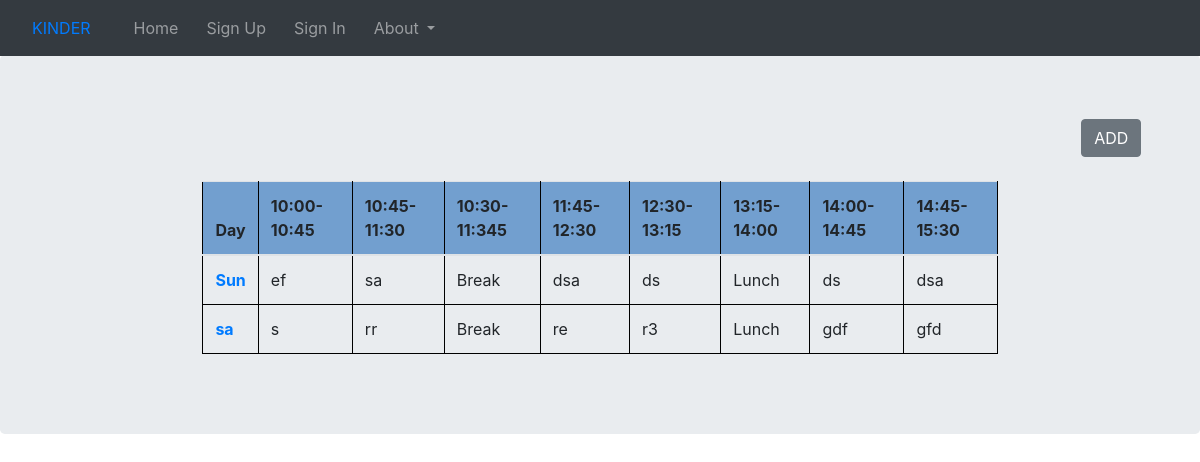
/home/routine/, run on an earlier commit of the app's database.
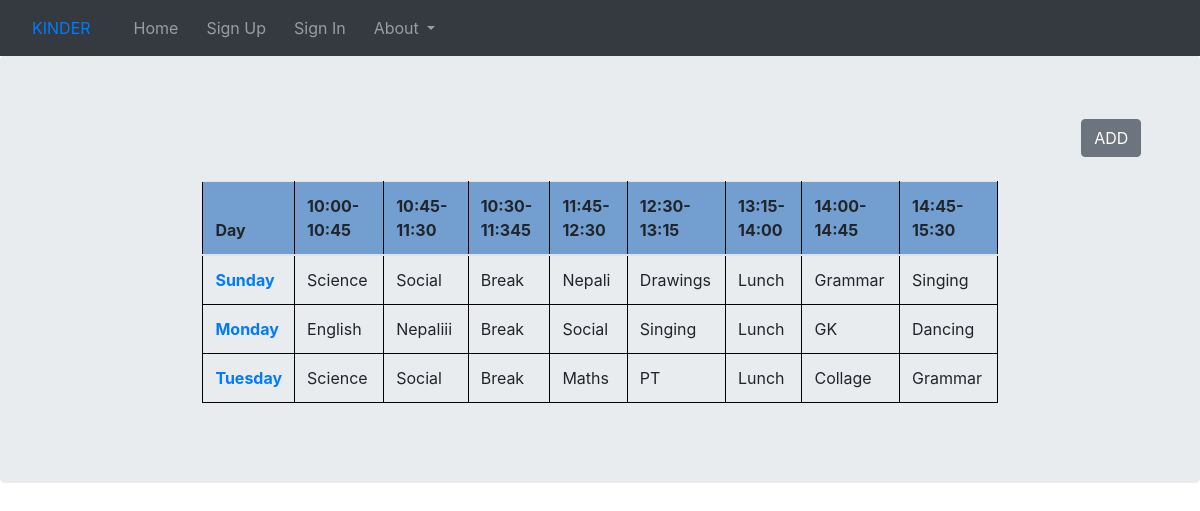
And on a later commit of the database.
### second/models.py (models this page shows, shortened)
class Routine(models.Model):
    day = models.CharField(max_length=30)
    ten_ten45 = models.CharField(max_length=30)
    ten45_eleven30 = models.CharField(max_length=30)
    eleven45_twelve30 = models.CharField(max_length=30)
    twelve30_one15 = models.CharField(max_length=30)
    two_two45 = models.CharField(max_length=30)
    two45_three30 = models.CharField(max_length=30)

### second/views.py (the view)
# urls.py: path('routine/', RoutineListView.as_view(), name='routine'),
class RoutineListView(ListView):
    model = Routine
    template_name = 'routine.html'
    context_object_name = 'routine'

### second/templates/routine.html (shortened to what this page needs)
{% extends "base1.html" %}
{% block base2 %}
<!DOCTYPE html>
<html lang="en">
<head>
</head>
<body style="padding-top: 55px;">
<div class="jumbotron">
        <center>
        <button class='btn btn-secondary' onclick="location.href='{% url 'addroutine' %}'" style="margin-left:90%;">ADD</button>
        <br>
        <br>
        <table class="table table-hover" id="myTable" style="width: 70%">
            <thead class="thead-gray">
                <tr>
                    <th>Day</th>
                    <th>10:00-10:45</th>
                    <th>10:45-11:30</th>
                    <th>10:30-11:345</th>
                    <th>11:45-12:30</th>
                    <th>12:30-13:15</th>
                    <th>13:15-14:00</th>
                    <th>14:00-14:45</th>
                    <th>14:45-15:30</th>
                </tr>
            </thead>
            {% for rout in routine %}
                    <tr>
                    <td><b><a href="#">{{rout.day}}</a></b></td>
                    <td>{{rout.ten_ten45}}</td>
                    <td>{{rout.ten45_eleven30}}</td>
                    <td>Break</td>
                    <td>{{rout.eleven45_twelve30}}</td>
                    <td>{{rout.twelve30_one15}}</td>
                    <td>Lunch</td>
                    <td>{{rout.two_two45}}</td>
                    <td>{{rout.two45_three30}}</td>
                    </tr>
            {% endfor %}
        </table>
        </center>
</div>
</body>
</html>
{% endblock %}

### second/templates/base1.html (shortened to what this page needs)
<!DOCTYPE html>
<html lang="en">
<head>
    {% load static %}
    <link rel="stylesheet" href="{% static 'bootstrap/css/bootstrap.min.css' %}" type="text/css">
    <link rel="stylesheet" href="{% static 'second.css' %}" type="text">
</head>
<body>
    <div class="container">
        <nav class="navbar navbar-expand-lg fixed-top navbar-dark bg-dark">
            <a class="nav-link" href="{% url 'index' %}" style="padding-right: 20px;">KINDER </a>
            <div class="container">
                <div class="collapse navbar-collapse" id="navbarSupportedContent">
                    <ul class="navbar-nav mr-auto">
                        {% if user.is_authenticated %}
                            <li class="nav-item">
                                <a class="nav-link" href="{% url 'home' %}" style="padding-right: 20px;">Home <span
                                    class="sr-only">(current)</span></a>
                            </li>
                            <li class="nav-item">
                                <a class="nav-link" href="{% url 'profile' %}" style="padding-right: 20px;">Profile</a>
                            </li>
                            <li class="nav-item">
                                <a class='btn btn-outline-danger' href="{% url 'logout' %}">Log Out</a>
                            </li>
                        {% else %}
                            <li class="nav-item">
                                <a class="nav-link" href="{% url 'index' %}" style="padding-right: 20px;">Home </a>
                            </li>
                            <li class="nav-item">
                                <a class="nav-link" href="{% url 'signup' %}" style="padding-right: 20px;">Sign Up</a>
                            </li>
                            <li class="nav-item">
                                <a class="nav-link" href="{% url 'login' %}" style="padding-right: 20px;">Sign In</a>
                            </li>
                            <li class="nav-item dropdown">
                                <a class="nav-link dropdown-toggle" href="#" id="navbarDropdown" role="button"
                                    data-toggle="dropdown" aria-haspopup="true" aria-expanded="false">
                                    About
                                </a>
                            </li>
                        {% endif %}
                    </ul>
                </div>
            </div>
        </nav>
    </div>
    {% block base2 %}
    {% endblock %}
</body>
</html>

### second/templates/routine.html (style rules this page uses)
table,th, td, tr { border: 1px solid black; border-collapse: collapse; }
#myTable th { background-color:#729FCFFF; }

What changed in the data, as far as the page shows it:
removed Routine: day "Sun", ten_ten45 "ef", ten45_eleven30 "sa", eleven45_twelve30 "dsa", twelve30_one15 "ds", two_two45 "ds", two45_three30 "dsa"
removed Routine: day "sa", ten_ten45 "s", ten45_eleven30 "rr", eleven45_twelve30 "re", twelve30_one15 "r3", two_two45 "gdf", two45_three30 "gfd"
added Routine: day "Sunday", ten_ten45 "Science", ten45_eleven30 "Social", eleven45_twelve30 "Nepali", twelve30_one15 "Drawings", two_two45 "Grammar", two45_three30 "Singing"
added Routine: day "Monday", ten_ten45 "English", ten45_eleven30 "Nepaliii", eleven45_twelve30 "Social", twelve30_one15 "Singing", two_two45 "GK", two45_three30 "Dancing"
added Routine: day "Tuesday", ten_ten45 "Science", ten45_eleven30 "Social", eleven45_twelve30 "Maths", twelve30_one15 "PT", two_two45 "Collage", two45_three30 "Grammar"
